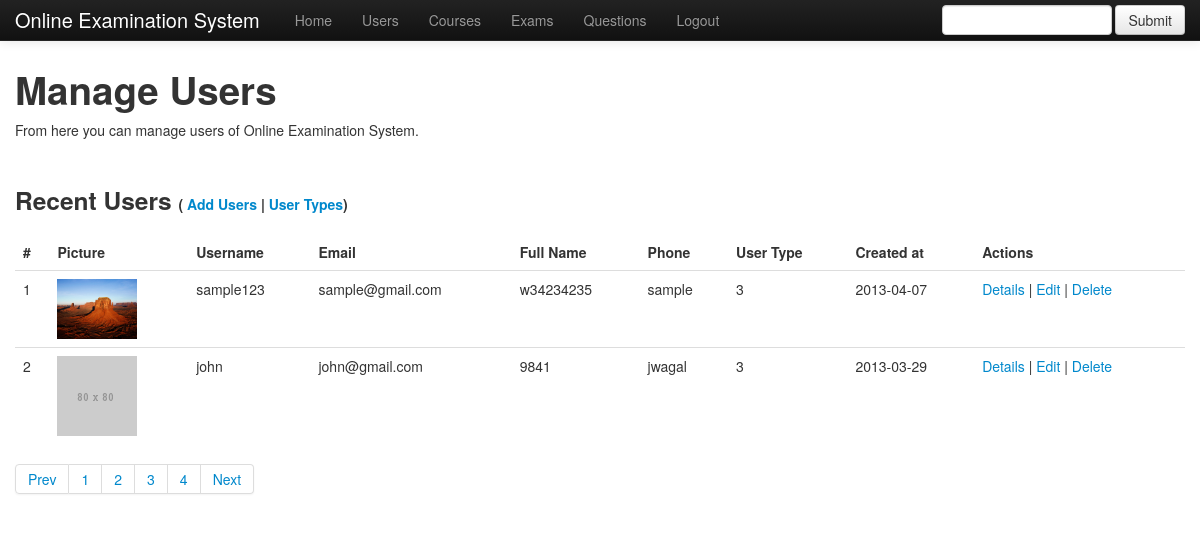
The app's page /project/design/back/users.php (signed in) with its own data.
### tables this page shows
CREATE TABLE IF NOT EXISTS `users` (
  `id` int(11) NOT NULL AUTO_INCREMENT,
  `username` varchar(45) NOT NULL,
  `password` varchar(45) NOT NULL,
  `email` varchar(45) NOT NULL,
  `first_name` varchar(45) NOT NULL,
  `mid_name` varchar(45) DEFAULT NULL,
  `last_name` varchar(45) NOT NULL,
  `phone` varchar(45) NOT NULL,
  `address` varchar(45) NOT NULL,
  `website` varchar(45) DEFAULT NULL,
  `picture` varchar(255) NOT NULL,
  `created_at` int(11) NOT NULL,
  `user_type` int(11) NOT NULL,
  PRIMARY KEY (`id`)
);

### project/design/back/users.php (the view, shortened to what this page needs)
<!DOCTYPE html>
<html lang="en">
    <head>
    <link href="assets/css/bootstrap.css" rel="stylesheet">
    <link href="assets/css/bootstrap-responsive.css" rel="stylesheet">
  </head>
  <body>
    <?php
		include "nav.php";
	?>
    <div class="container">
      <h1>Manage Users</h1>
      <p>From here you can manage users of Online Examination System.</p>
	  <br/>
	  <h3 class="pull-left">Recent Users <span style="font-size:14px;">(<a href="users_add.php"> Add Users </a> | <a href=""> User Types</a>)</span></h3>
	  <table class="table table-hover">
              <thead>
                <tr>
                  <th>#</th>
                  <th>Picture</th>
                  <th>Username</th>
				  <th>Email</th>
				  <th>Full Name</th>
				  <th>Phone</th>
                  <th>User Type</th>
                  <th>Created at</th>
				  <th>Actions</th>
                </tr>
              </thead>
               <tbody>
				<?php
					$sql = "select * from users";
					$result = mysql_query($sql);
			while(($row = mysql_fetch_assoc($result))!=0)
				  {
				 $count++;
				?>
				<tr>
                  <td><?php echo $count;?></td>
                  <td>
					<?php if ($row['picture']) {?>
					<a id="lightbox" href="<?php echo "uploads/". $row['picture'];?>" >
						<img width="80" height="80" src="<?php echo "uploads/". $row['picture'];?>" />
					</a>
					<?php }  else { ?>
						<img width="80" height="80" src="<?php echo "uploads/default.gif";?>" />
					<?php } ?>
				  </td>
                  <td><?php echo $row['username'];?></td>
				  <td><?php echo $row['email'];?></td>
				  <td><?php echo $row['phone'];?></td>
                  <td><?php echo $row['address'];?></td>
				  <td><?php echo $row['user_type'];?></td>
                  <td><?php echo date("Y-m-d", $row['created_at']);?></td>
				  <td><a href="#">Details</a> | <a href="users_edit.php?id=<?php echo $row['id'];?>">Edit</a> | <a  onclick="return confirm('Are you sure you want to delete?')"  href="actions/users_delete.php?id=<?php echo $row['id'];?>">Delete</a></td>
                </tr>
				<?php } ?>
              </tbody>
              </table>
	  <div class="pagination">
  <ul>
    <li><a href="#">Prev</a></li>
    <li><a href="#">1</a></li>
    <li><a href="#">2</a></li>
    <li><a href="#">3</a></li>
    <li><a href="#">4</a></li>
    <li><a href="#">Next</a></li>
  </ul>
</div>
    </div>
  </body>
</html>

### project/design/back/nav.php (shortened to what this page needs)
<div class="navbar navbar-inverse navbar-fixed-top">
      <div class="navbar-inner">
        <div class="container">
          <a class="brand" href="index.php?p=h">Online Examination System</a>
          <div class="nav-collapse collapse">
            <ul class="nav">
				<?php $page = $_GET['p']; ?>
              <li class="<?php if ($page == "h") echo 'active'; ?>" ><a href="index.php?p=h">Home</a></li>
      	      <li class="<?php if ($page == "u") echo 'active'; ?>"><a href="users.php?p=u">Users</a></li>
			  <li class="<?php if ($page == "c") echo 'active'; ?>"><a href="course.php?p=c">Courses</a></li>
			  <li class="<?php if ($page == "e") echo 'active'; ?>"><a href="exams.php?p=e">Exams</a></li>
			  <li class="<?php if ($page == "q") echo 'active'; ?>"><a href="questions.php?p=q">Questions</a></li>
			  <li class="<?php if ($page == "l") echo 'active'; ?>"><a href="logout.php">Logout</a></li>
             </ul>
			<form class="navbar-form pull-right">
  <input type="text" class="span2">
  <button type="submit" class="btn">Submit</button>
  </form>
  </div>
        </div>
      </div>
    </div>

### project/design/back/users.php (style rules this page uses)
body { padding-top: 60px; }

### records on screen
users: picture (picture), username "sample123", email "sample@gmail.com", phone "w34234235", address "sample", user_type "3", created_at "2013-04-07"
users: username "john", email "john@gmail.com", phone "9841", address "jwagal", user_type "3", created_at "2013-03-29"
